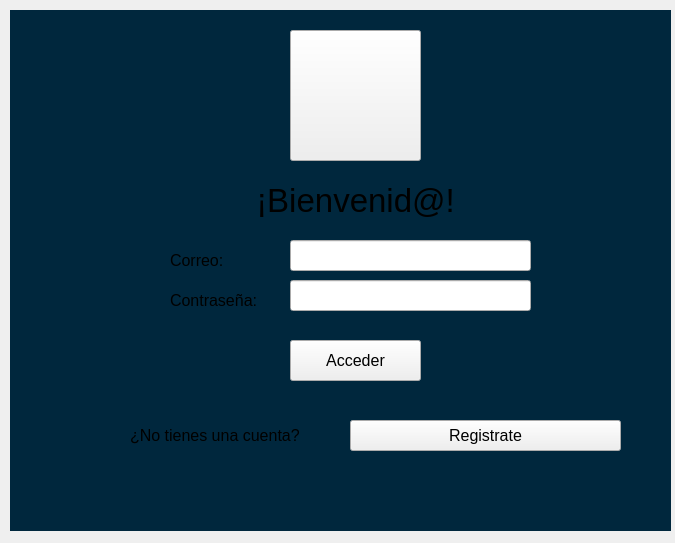
<?xml version="1.0" encoding="UTF-8"?>
<ui version="4.0">
 <class>LogIn</class>
 <widget class="QWidget" name="LogIn">
  <property name="geometry">
   <rect>
    <x>0</x>
    <y>0</y>
    <width>675</width>
    <height>543</height>
   </rect>
  </property>
  <property name="windowTitle">
   <string>Form</string>
  </property>
  <widget class="QWidget" name="contenedorInicial" native="true">
   <property name="geometry">
    <rect>
     <x>10</x>
     <y>10</y>
     <width>661</width>
     <height>521</height>
    </rect>
   </property>
   <property name="styleSheet">
    <string notr="true">#contenedorInicial {
  background-color: #00273d;
}</string>
   </property>
   <widget class="QWidget" name="logo" native="true">
    <property name="geometry">
     <rect>
      <x>280</x>
      <y>20</y>
      <width>131</width>
      <height>131</height>
     </rect>
    </property>
    <widget class="QPushButton" name="btnLogo">
     <property name="geometry">
      <rect>
       <x>0</x>
       <y>0</y>
       <width>131</width>
       <height>131</height>
      </rect>
     </property>
     <property name="text">
      <string/>
     </property>
     <property name="icon">
      <iconset resource="../resources.qrc">
       <normaloff>:/assets/logo1.png</normaloff>:/assets/logo1.png</iconset>
     </property>
     <property name="iconSize">
      <size>
       <width>131</width>
       <height>131</height>
      </size>
     </property>
    </widget>
   </widget>
   <widget class="QWidget" name="login" native="true">
    <property name="geometry">
     <rect>
      <x>150</x>
      <y>220</y>
      <width>381</width>
      <height>171</height>
     </rect>
    </property>
    <widget class="QLabel" name="lblCorreo">
     <property name="geometry">
      <rect>
       <x>10</x>
       <y>20</y>
       <width>71</width>
       <height>21</height>
      </rect>
     </property>
     <property name="font">
      <font>
       <pointsize>12</pointsize>
      </font>
     </property>
     <property name="text">
      <string>Correo:</string>
     </property>
    </widget>
    <widget class="QLineEdit" name="lnCorreo">
     <property name="geometry">
      <rect>
       <x>130</x>
       <y>10</y>
       <width>241</width>
       <height>31</height>
      </rect>
     </property>
    </widget>
    <widget class="QLabel" name="lblContrasena">
     <property name="geometry">
      <rect>
       <x>10</x>
       <y>60</y>
       <width>121</width>
       <height>21</height>
      </rect>
     </property>
     <property name="font">
      <font>
       <pointsize>12</pointsize>
      </font>
     </property>
     <property name="text">
      <string>Contraseña: </string>
     </property>
    </widget>
    <widget class="QLineEdit" name="lnContrasena">
     <property name="geometry">
      <rect>
       <x>130</x>
       <y>50</y>
       <width>241</width>
       <height>31</height>
      </rect>
     </property>
     <property name="font">
      <font>
       <stylestrategy>PreferAntialias</stylestrategy>
      </font>
     </property>
     <property name="contextMenuPolicy">
      <enum>Qt::ContextMenuPolicy::PreventContextMenu</enum>
     </property>
     <property name="echoMode">
      <enum>QLineEdit::EchoMode::Password</enum>
     </property>
    </widget>
    <widget class="QPushButton" name="btnLogIn">
     <property name="geometry">
      <rect>
       <x>130</x>
       <y>110</y>
       <width>131</width>
       <height>41</height>
      </rect>
     </property>
     <property name="font">
      <font>
       <pointsize>12</pointsize>
      </font>
     </property>
     <property name="text">
      <string>Acceder</string>
     </property>
    </widget>
   </widget>
   <widget class="QLabel" name="lblBienvenida">
    <property name="geometry">
     <rect>
      <x>240</x>
      <y>170</y>
      <width>211</width>
      <height>41</height>
     </rect>
    </property>
    <property name="font">
     <font>
      <pointsize>25</pointsize>
     </font>
    </property>
    <property name="text">
     <string>¡Bienvenid@!</string>
    </property>
    <property name="alignment">
     <set>Qt::AlignmentFlag::AlignCenter</set>
    </property>
   </widget>
   <widget class="QLabel" name="label_2">
    <property name="geometry">
     <rect>
      <x>120</x>
      <y>410</y>
      <width>181</width>
      <height>31</height>
     </rect>
    </property>
    <property name="font">
     <font>
      <pointsize>12</pointsize>
     </font>
    </property>
    <property name="text">
     <string>¿No tienes una cuenta?</string>
    </property>
   </widget>
   <widget class="QPushButton" name="btnRegistro">
    <property name="geometry">
     <rect>
      <x>340</x>
      <y>410</y>
      <width>271</width>
      <height>31</height>
     </rect>
    </property>
    <property name="font">
     <font>
      <pointsize>12</pointsize>
     </font>
    </property>
    <property name="text">
     <string>Registrate</string>
    </property>
   </widget>
  </widget>
 </widget>
 <resources>
  <include location="../resources.qrc"/>
 </resources>
 <connections/>
</ui>
